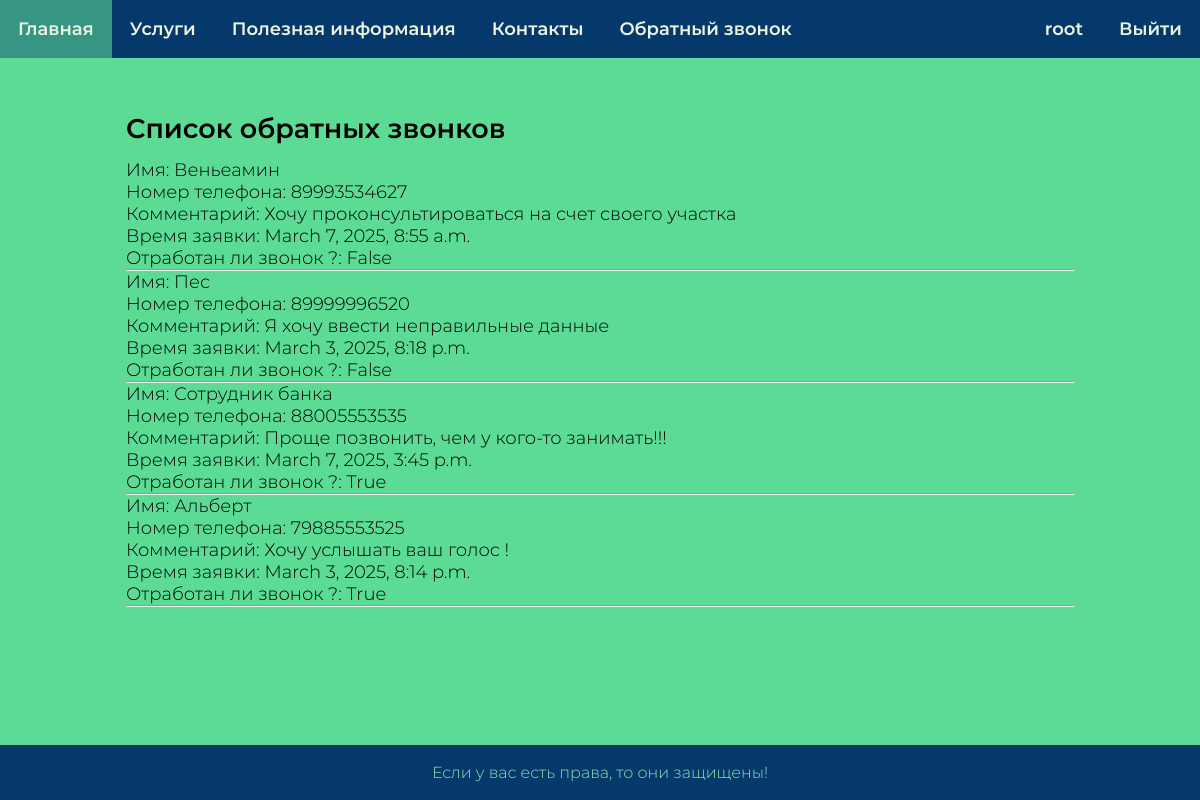
Page /users/account/list_callback/ (signed in) on the committed database.
### geodesy/models.py (models this page shows, shortened)
class CallBack(models.Model):
    phone = models.CharField(max_length=20, verbose_name='Номер телефона')
    name = models.CharField(max_length=50, verbose_name='Имя')
    comment = models.TextField(blank=True, verbose_name='Комментарий')
    time_create = models.DateTimeField(auto_now_add=True, verbose_name='Время заявки')
    status = models.BooleanField(default=False, verbose_name='Отработан ли звонок?')
    class Meta:
        verbose_name = "Обратный звонок"  # отображение в админке
        verbose_name_plural = "Обратные звонки"
        ordering = ['status', '-time_create']

### users/views.py (the view)
# urls.py: path('account/list_callback/', views.list_callback, name='list_callback'),
@staff_member_required
def list_callback(request):
    callbacks = CallBack.objects.all()
    data = {
        'title': 'Список обратных звонков',
        'callbacks': callbacks
    }
    return render(request, 'users/call_back_list.html', context=data)

### geodesy/context_processors.py (called while the page is built)
def get_geodesy_context(request):
    return {'mainmenu': menu}

### users/templates/users/call_back_list.html
{% extends 'base.html' %}
{% block content %}
<h2>Список обратных звонков</h2>
{% for call in callbacks %}
    <p><label>Имя: </label>{{ call.name }}</p>
    <p><label>Номер телефона: </label>{{ call.phone }}</p>
    <p><label>Комментарий: </label>{{ call.comment }}</p>
    <p><label>Время заявки: </label>{{ call.time_create }}</p>
    <p><label>Отработан ли звонок ?: </label>{{ call.status }}</p>
<hr>
{% endfor %}
{% endblock %}

### templates/base.html (shortened to what this page needs)
{% load static %}
<!DOCTYPE html>
<html lang="en">
<head>
    <link rel="stylesheet" href="{% static 'geodesy/css/styles.css' %}">
</head>
<body>
<div class="mainmenu">
    <ul>
        <li><a href="{% url 'home' %}">Главная</a></li>
        {% for m in mainmenu %}
        <li><a href="{% url m.url_name %}">{{m.title}}</a></li>
        {% endfor %}
    </ul>
    <ul class="last">
    {% if user.is_authenticated %}
    <li>
        <a href="{% url 'users:account' %}">{{ user.username }}</a>
        <form method="post" action="{% url 'users:logout' %}">
        <button type="submit">Выйти</button>
        </form>
    </li>
    {% else %}
    <li><a href="{% url 'users:login' %}">Войти</a></li>
    {% endif %}
    </ul>
</div>
<div class="content">
    {% block content %} {% endblock %}
</div>
<div class="footer">
    <p>Если у вас есть права, то они защищены!</p>
</div>
</body>
</html>

### geodesy/static/geodesy/css/styles.css (style rules this page uses)
* { margin: 0; padding: 0; }
body { display: flex; flex-direction: column; min-height: 100vh; font-size: 18px; font-family: "Montserrat-Light"; }
.mainmenu { background-color: #05386b; width: 100%; display: flex; font-family: "Montserrat-SemiBold"; }
.last button { background-color: #05386b; color: #edf5e1; padding: 1em; border-width: 0; font-family: "Montserrat-SemiBold"; font-size: 1em; cursor: pointer; }
.last { margin-left: auto; }
.last li { display: flex; }
.mainmenu>ul { display: flex; list-style: none; }
.mainmenu a { display: block; padding: 1em; text-decoration: none; color: #edf5e1; }
.content { flex: 1; height: 100%; background-color: #5cdb95; padding-top: 3em; padding-bottom: 3em; padding-left: 7em; padding-right: 7em; }
h2 { font-family: "Montserrat-SemiBold"; padding-bottom: 0.5em; }
.footer { padding: 1em; background-color: #05386b; }
.footer p { font-size: 16px; color: #8ee4af; text-align: center; }

### rows in the picture
CallBack: name "Веньеамин", phone "89993534627", comment "Хочу проконсультироваться на счет своего участка", time_create "March 7, 2025, 8:55 a.m.", status "False"
CallBack: name "Пес", phone "89999996520", comment "Я хочу ввести неправильные данные", time_create "March 3, 2025, 8:18 p.m.", status "False"
CallBack: name "Сотрудник банка", phone "88005553535", comment "Проще позвонить, чем у кого-то занимать!!!", time_create "March 7, 2025, 3:45 p.m.", status "True"
CallBack: name "Альберт", phone "79885553525", comment "Хочу услышать ваш голос !", time_create "March 3, 2025, 8:14 p.m.", status "True"

### other values in the picture
{{ m.title }} "Услуги" "Полезная информация" "Контакты" "Обратный звонок"
{{ user.username }} "root"
